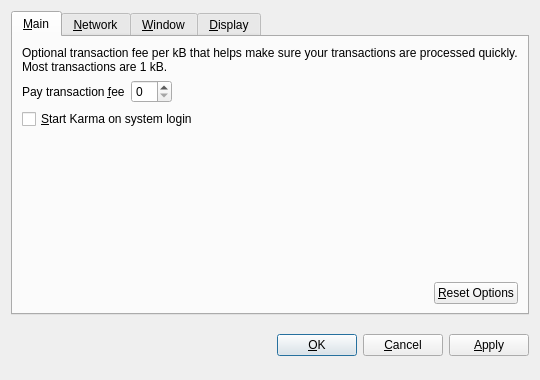
<?xml version="1.0" encoding="UTF-8"?>
<ui version="4.0">
 <class>OptionsDialog</class>
 <widget class="QDialog" name="OptionsDialog">
  <property name="geometry">
   <rect>
    <x>0</x>
    <y>0</y>
    <width>540</width>
    <height>380</height>
   </rect>
  </property>
  <property name="windowTitle">
   <string>Options</string>
  </property>
  <property name="modal">
   <bool>true</bool>
  </property>
  <layout class="QVBoxLayout" name="verticalLayout">
   <item>
    <widget class="QTabWidget" name="tabWidget">
     <property name="tabPosition">
      <enum>QTabWidget::North</enum>
     </property>
     <property name="currentIndex">
      <number>0</number>
     </property>
     <widget class="QWidget" name="tabMain">
      <attribute name="title">
       <string>&amp;Main</string>
      </attribute>
      <layout class="QVBoxLayout" name="verticalLayout_Main">
       <item>
        <widget class="QLabel" name="transactionFeeInfoLabel">
         <property name="text">
          <string>Optional transaction fee per kB that helps make sure your transactions are processed quickly. Most transactions are 1 kB.</string>
         </property>
         <property name="textFormat">
          <enum>Qt::PlainText</enum>
         </property>
         <property name="wordWrap">
          <bool>true</bool>
         </property>
        </widget>
       </item>
       <item>
        <layout class="QHBoxLayout" name="horizontalLayout_1_Main">
         <item>
          <widget class="QLabel" name="transactionFeeLabel">
           <property name="text">
            <string>Pay transaction &amp;fee</string>
           </property>
           <property name="textFormat">
            <enum>Qt::PlainText</enum>
           </property>
           <property name="buddy">
            <cstring>transactionFee</cstring>
           </property>
          </widget>
         </item>
         <item>
          <widget class="BitcoinAmountField" name="transactionFee"/>
         </item>
         <item>
          <spacer name="horizontalSpacer_1_Main">
           <property name="orientation">
            <enum>Qt::Horizontal</enum>
           </property>
           <property name="sizeHint" stdset="0">
            <size>
             <width>40</width>
             <height>20</height>
            </size>
           </property>
          </spacer>
         </item>
        </layout>
       </item>
       <item>
        <widget class="QCheckBox" name="bitcoinAtStartup">
         <property name="toolTip">
          <string>Automatically start Karma after logging in to the system.</string>
         </property>
         <property name="text">
          <string>&amp;Start Karma on system login</string>
         </property>
        </widget>
       </item>
       <item>
        <spacer name="verticalSpacer_Main">
         <property name="orientation">
          <enum>Qt::Vertical</enum>
         </property>
         <property name="sizeHint" stdset="0">
          <size>
           <width>20</width>
           <height>40</height>
          </size>
         </property>
        </spacer>
       </item>
       <item>
        <layout class="QHBoxLayout" name="horizontalLayout_2_Main">
         <item>
          <spacer name="horizontalSpacer_2_Main">
           <property name="orientation">
            <enum>Qt::Horizontal</enum>
           </property>
           <property name="sizeHint" stdset="0">
            <size>
             <width>40</width>
             <height>20</height>
            </size>
           </property>
          </spacer>
         </item>
         <item>
          <widget class="QPushButton" name="resetButton">
           <property name="toolTip">
            <string>Reset all client options to default.</string>
           </property>
           <property name="text">
            <string>&amp;Reset Options</string>
           </property>
           <property name="autoDefault">
            <bool>false</bool>
           </property>
          </widget>
         </item>
        </layout>
       </item>
      </layout>
     </widget>
     <widget class="QWidget" name="tabNetwork">
      <attribute name="title">
       <string>&amp;Network</string>
      </attribute>
      <layout class="QVBoxLayout" name="verticalLayout_Network">
       <item>
        <widget class="QCheckBox" name="mapPortUpnp">
         <property name="toolTip">
          <string>Automatically open the Karma client port on the router. This only works when your router supports UPnP and it is enabled.</string>
         </property>
         <property name="text">
          <string>Map port using &amp;UPnP</string>
         </property>
        </widget>
       </item>
       <item>
        <widget class="QCheckBox" name="connectSocks">
         <property name="toolTip">
          <string>Connect to the Karma network through a SOCKS proxy (e.g. when connecting through Tor).</string>
         </property>
         <property name="text">
          <string>&amp;Connect through SOCKS proxy:</string>
         </property>
        </widget>
       </item>
       <item>
        <layout class="QHBoxLayout" name="horizontalLayout_Network">
         <item>
          <widget class="QLabel" name="proxyIpLabel">
           <property name="text">
            <string>Proxy &amp;IP:</string>
           </property>
           <property name="textFormat">
            <enum>Qt::PlainText</enum>
           </property>
           <property name="buddy">
            <cstring>proxyIp</cstring>
           </property>
          </widget>
         </item>
         <item>
          <widget class="QValidatedLineEdit" name="proxyIp">
           <property name="maximumSize">
            <size>
             <width>140</width>
             <height>16777215</height>
            </size>
           </property>
           <property name="toolTip">
            <string>IP address of the proxy (e.g. 127.0.0.1)</string>
           </property>
          </widget>
         </item>
         <item>
          <widget class="QLabel" name="proxyPortLabel">
           <property name="text">
            <string>&amp;Port:</string>
           </property>
           <property name="textFormat">
            <enum>Qt::PlainText</enum>
           </property>
           <property name="buddy">
            <cstring>proxyPort</cstring>
           </property>
          </widget>
         </item>
         <item>
          <widget class="QLineEdit" name="proxyPort">
           <property name="maximumSize">
            <size>
             <width>55</width>
             <height>16777215</height>
            </size>
           </property>
           <property name="toolTip">
            <string>Port of the proxy (e.g. 9050)</string>
           </property>
          </widget>
         </item>
         <item>
          <widget class="QLabel" name="socksVersionLabel">
           <property name="text">
            <string>SOCKS &amp;Version:</string>
           </property>
           <property name="textFormat">
            <enum>Qt::PlainText</enum>
           </property>
           <property name="buddy">
            <cstring>socksVersion</cstring>
           </property>
          </widget>
         </item>
         <item>
          <widget class="QValueComboBox" name="socksVersion">
           <property name="toolTip">
            <string>SOCKS version of the proxy (e.g. 5)</string>
           </property>
          </widget>
         </item>
         <item>
          <spacer name="horizontalSpacer_Network">
           <property name="orientation">
            <enum>Qt::Horizontal</enum>
           </property>
           <property name="sizeHint" stdset="0">
            <size>
             <width>40</width>
             <height>20</height>
            </size>
           </property>
          </spacer>
         </item>
        </layout>
       </item>
       <item>
        <spacer name="verticalSpacer_Network">
         <property name="orientation">
          <enum>Qt::Vertical</enum>
         </property>
         <property name="sizeHint" stdset="0">
          <size>
           <width>20</width>
           <height>40</height>
          </size>
         </property>
        </spacer>
       </item>
      </layout>
     </widget>
     <widget class="QWidget" name="tabWindow">
      <attribute name="title">
       <string>&amp;Window</string>
      </attribute>
      <layout class="QVBoxLayout" name="verticalLayout_Window">
       <item>
        <widget class="QCheckBox" name="minimizeToTray">
         <property name="toolTip">
          <string>Show only a tray icon after minimizing the window.</string>
         </property>
         <property name="text">
          <string>&amp;Minimize to the tray instead of the taskbar</string>
         </property>
        </widget>
       </item>
       <item>
        <widget class="QCheckBox" name="minimizeOnClose">
         <property name="toolTip">
          <string>Minimize instead of exit the application when the window is closed. When this option is enabled, the application will be closed only after selecting Quit in the menu.</string>
         </property>
         <property name="text">
          <string>M&amp;inimize on close</string>
         </property>
        </widget>
       </item>
       <item>
        <spacer name="verticalSpacer_Window">
         <property name="orientation">
          <enum>Qt::Vertical</enum>
         </property>
         <property name="sizeHint" stdset="0">
          <size>
           <width>20</width>
           <height>40</height>
          </size>
         </property>
        </spacer>
       </item>
      </layout>
     </widget>
     <widget class="QWidget" name="tabDisplay">
      <attribute name="title">
       <string>&amp;Display</string>
      </attribute>
      <layout class="QVBoxLayout" name="verticalLayout_Display">
       <item>
        <layout class="QHBoxLayout" name="horizontalLayout_1_Display">
         <item>
          <widget class="QLabel" name="langLabel">
           <property name="text">
            <string>User Interface &amp;language:</string>
           </property>
           <property name="textFormat">
            <enum>Qt::PlainText</enum>
           </property>
           <property name="buddy">
            <cstring>lang</cstring>
           </property>
          </widget>
         </item>
         <item>
          <widget class="QValueComboBox" name="lang">
           <property name="toolTip">
            <string>The user interface language can be set here. This setting will take effect after restarting Karma.</string>
           </property>
          </widget>
         </item>
        </layout>
       </item>
       <item>
        <layout class="QHBoxLayout" name="horizontalLayout_2_Display">
         <item>
          <widget class="QLabel" name="unitLabel">
           <property name="text">
            <string>&amp;Unit to show amounts in:</string>
           </property>
           <property name="textFormat">
            <enum>Qt::PlainText</enum>
           </property>
           <property name="buddy">
            <cstring>unit</cstring>
           </property>
          </widget>
         </item>
         <item>
          <widget class="QValueComboBox" name="unit">
           <property name="toolTip">
            <string>Choose the default subdivision unit to show in the interface and when sending coins.</string>
           </property>
          </widget>
         </item>
        </layout>
       </item>
       <item>
        <widget class="QCheckBox" name="displayAddresses">
         <property name="toolTip">
          <string>Whether to show Karma addresses in the transaction list or not.</string>
         </property>
         <property name="text">
          <string>&amp;Display addresses in transaction list</string>
         </property>
        </widget>
       </item>
       <item>
        <widget class="QCheckBox" name="coinControlFeatures">
         <property name="toolTip">
          <string>Whether to show coin control features or not.</string>
         </property>
         <property name="text">
          <string>Display coin &amp;control features (experts only!)</string>
         </property>
        </widget>
       </item>
       <item>
        <spacer name="verticalSpacer_Display">
         <property name="orientation">
          <enum>Qt::Vertical</enum>
         </property>
         <property name="sizeHint" stdset="0">
          <size>
           <width>20</width>
           <height>40</height>
          </size>
         </property>
        </spacer>
       </item>
      </layout>
     </widget>
    </widget>
   </item>
   <item>
    <layout class="QHBoxLayout" name="horizontalLayout_Buttons">
     <item>
      <spacer name="horizontalSpacer_1">
       <property name="orientation">
        <enum>Qt::Horizontal</enum>
       </property>
       <property name="sizeHint" stdset="0">
        <size>
         <width>40</width>
         <height>48</height>
        </size>
       </property>
      </spacer>
     </item>
     <item>
      <widget class="QLabel" name="statusLabel">
       <property name="font">
        <font>
         <weight>75</weight>
         <bold>true</bold>
        </font>
       </property>
       <property name="text">
        <string/>
       </property>
       <property name="textFormat">
        <enum>Qt::PlainText</enum>
       </property>
       <property name="wordWrap">
        <bool>true</bool>
       </property>
      </widget>
     </item>
     <item>
      <spacer name="horizontalSpacer_2">
       <property name="orientation">
        <enum>Qt::Horizontal</enum>
       </property>
       <property name="sizeHint" stdset="0">
        <size>
         <width>40</width>
         <height>48</height>
        </size>
       </property>
      </spacer>
     </item>
     <item>
      <widget class="QPushButton" name="okButton">
       <property name="text">
        <string>&amp;OK</string>
       </property>
      </widget>
     </item>
     <item>
      <widget class="QPushButton" name="cancelButton">
       <property name="text">
        <string>&amp;Cancel</string>
       </property>
       <property name="autoDefault">
        <bool>false</bool>
       </property>
      </widget>
     </item>
     <item>
      <widget class="QPushButton" name="applyButton">
       <property name="text">
        <string>&amp;Apply</string>
       </property>
       <property name="autoDefault">
        <bool>false</bool>
       </property>
      </widget>
     </item>
    </layout>
   </item>
  </layout>
 </widget>
 <customwidgets>
  <customwidget>
   <class>BitcoinAmountField</class>
   <extends>QSpinBox</extends>
   <header>bitcoinamountfield.h</header>
  </customwidget>
  <customwidget>
   <class>QValueComboBox</class>
   <extends>QComboBox</extends>
   <header>qvaluecombobox.h</header>
  </customwidget>
  <customwidget>
   <class>QValidatedLineEdit</class>
   <extends>QLineEdit</extends>
   <header>qvalidatedlineedit.h</header>
  </customwidget>
 </customwidgets>
 <resources/>
 <connections/>
</ui>
